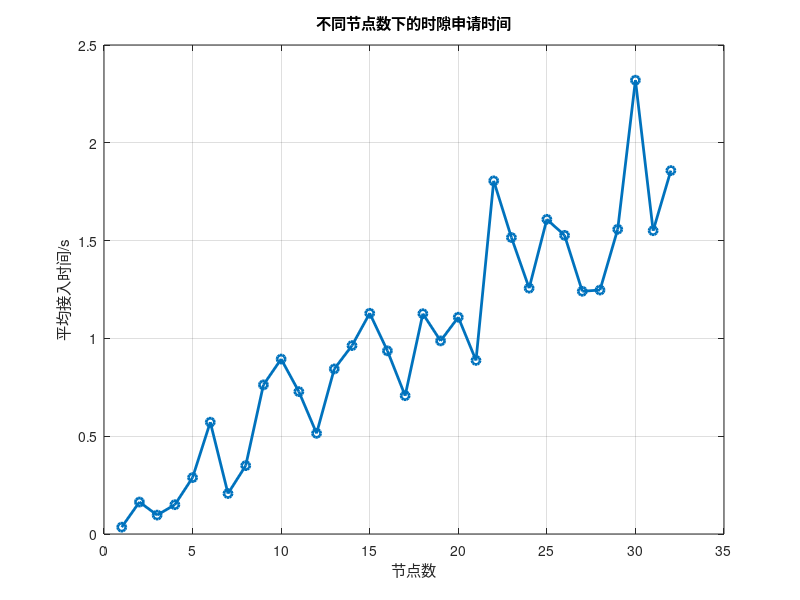

Reproduce this figure in MATLAB.
% 参数设置
numSuperframes = 1000;  % 超帧数
maxNodes = 32;          % 最大节点数
serviceSlots = 32;      % 业务时隙数 (从第3到第34，共32个)
numSlots = 34;          % 总时隙数 
slot_time=10^(-3);

% 存储不同节点数下的平均接入时间
accessTimeAverage = zeros(maxNodes, 1);

for numNodes = 1:maxNodes
    
    index=0;
    packet=zeros(numNodes,3);
    totalAccessTime = 0;
    flag=zeros(numNodes,1);
    totnum=0;
    queueNode=[];
    
    for superframe = 1:numSuperframes
        
        if(~isempty(queueNode))
            % 按照预计发送时间排序
            queueNode = sortrows(queueNode, 4);
%             disp(superframe);
%             disp(queueNode);
%             disp('----------------');
            % 最早发送时间
            minValue = queueNode(1,4);
            % 找到当前超帧需要发送的节点
            if(minValue <= superframe)
                % 获取所有最小值的行
                nums=0;
                for i=1:size(queueNode, 1)
                    if(queueNode(i,4)==minValue)
                        nums=nums+1;
                    else
                        break;
                    end
                end
                if(nums == 1)
                    % 只有一个待发送节点,进行发送
                    index=index+1;
                    packet(index,1)=queueNode(1,1);
                    packet(index,2)=queueNode(1,2);
                    packet(index,3)=queueNode(1,4);
                    totalAccessTime=totalAccessTime + (numSlots-queueNode(1,3)) + numSlots*(queueNode(1,4)-queueNode(1,2)-1) + numSlots+1;
                    queueNode(1, :) = []; 
                    totnum=totnum+1;
                    if(totnum==numNodes)
                        break;
                    end
                else
                    % 多个待发送节点，随机退避
                   
                    backoffTime = randi([1, numNodes], nums, 1); 
                    queueNode(1:nums, 4) =queueNode(1:nums, 4) + backoffTime;  % 将随机数加到第四列
                end
            end
        end
            
        % 随机生成每个节点的申请需求
        request = rand(numNodes, 1) < 0.5;  % 50%概率产生申请需求
        for i = 1:numNodes
            if request(i)  % 如果请求为真
                if flag(i,1)  % 如果标志已设置
                    request(i) = false;  % 取消申请
                else
                    flag(i,1) = true;  % 设置标志
                end
            end
        end
        
        % 若存在有需求的节点
        requestindex = find(request);         
        if(~isempty(requestindex))
            requestnodes = [requestindex,zeros(size(requestindex,1),3)];
            for i= 1:size(requestindex,1)
                % 有申请需求的帧序号
                requestnodes(i,2)=superframe; 
                % 有申请需求的时隙号
                requestnodes(i,3)=floor(randi([1,34]));
                % 预计发送申请需求的帧序号
                requestnodes(i,4)=superframe+1;
            end
            queueNode=[queueNode;requestnodes];
        end
        
    end
    
    % 计算平均接入时间
    accessTimeAverage(numNodes) = slot_time*totalAccessTime / numNodes;
end   


% 绘制结果
figure;
plot(1:maxNodes, accessTimeAverage, '-o', 'LineWidth', 2);
xlabel('节点数');
ylabel('平均接入时间/s');
title('不同节点数下的时隙申请时间');
grid on;